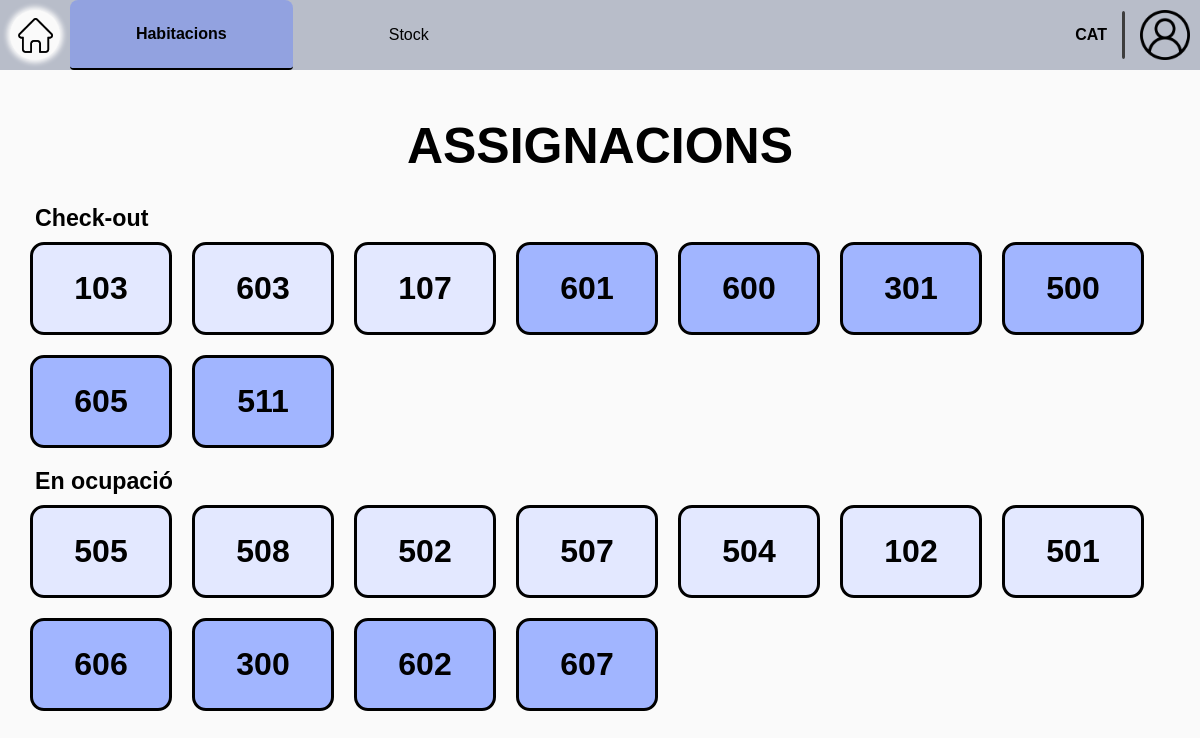
Screenshot of /cleaner/rooms/ (signed in) with the database file from the repository.
### Reception/models.py (models this page shows, shortened)
class Room(models.Model):
    is_clean = models.BooleanField()
    is_taken = models.BooleanField()
    room_num = models.IntegerField(unique=True)
    room_type = models.CharField(
        max_length=c.DROPDOWN_MAX_LENGTH,
        choices=c.get_room_types,
        default='Double'
    )
    room_price = models.IntegerField(default=0)
    cleaner = models.ForeignKey(Worker, on_delete=models.SET_NULL, null=True, blank=True,
                                limit_choices_to={'type': 'cleaner'})

### Cleaner/views.py (the view)
# urls.py: path('rooms/', v.cleaner_cleaned_rooms, name="cleaner_rooms"),
@worker_required('cleaner')
def cleaner_cleaned_rooms(request):
    today = timezone.now().date()
    occupied_rooms = Room.objects.filter(
        is_taken=True,
        roomreservation__exit__gt=today,
        roomreservation__check_out_active=False
    ).distinct()
    check_out_rooms = Room.objects.filter(
        is_taken=False,
        roomreservation__exit__gte=today,
        roomreservation__check_out_active=True
    ).distinct()
    return render(request, c.get_cleaner_rooms_path(1), {
        'occupied_rooms': occupied_rooms,
        'check_out_rooms': check_out_rooms
    })

### Cleaner/config.py (called while the page is built)
    @staticmethod
    def get_cleaner_rooms_path(n: int):
        return p.CLEANER_ROOMS_PATH[n]

### templates/worker/cleaner/cleaner_rooms/cleaner_rooms.html
{% extends "worker/cleaner/base_cleaner.html" %}
{% load static %}
{% block extra_css %}
    <link rel="stylesheet" href="{% static 'css/worker/cleaner/cleaner_rooms.css' %}">
{% endblock extra_css %}
{% block id_cleaner_home %} id="current-page" {% endblock id_cleaner_home %}
{% block content %}
    <div class="main">
        <h1 class="section-title">ASSIGNACIONS</h1>
        <div class="cleaner-room-list">
            <h4>Check-out</h4>
            <div class="cleaner-rooms">
                {% for room in check_out_rooms %}
                    {% if room.is_clean == False %}
                        <a href="{% url 'cleaner_cleaned_room_info' room_id=room.id %}"><button class="not-cleaned-room">{{ room.room_num }}</button></a>
                    {% endif %}
                {% endfor %}
                {% for room in check_out_rooms %}
                    {% if room.is_clean == True %}
                        <a href="{% url 'cleaner_cleaned_room_info' room_id=room.id %}"><button class="cleaned-room">{{ room.room_num }}</button></a>
                    {% endif %}
                {% endfor %}
            </div>
        </div>
        <div class="cleaner-room-list">
            <h4>En ocupació</h4>
            <div class="cleaner-rooms">
                {% for room in occupied_rooms %}
                    {% if room.is_clean == False %}
                        <a href="{% url 'cleaner_cleaned_room_info' room_id=room.id %}"><button class="not-cleaned-room">{{ room.room_num }}</button></a>
                    {% endif %}
                {% endfor %}
                {% for room in occupied_rooms %}
                    {% if room.is_clean == True %}
                        <a href="{% url 'cleaner_cleaned_room_info' room_id=room.id %}"><button class="cleaned-room">{{ room.room_num }}</button></a>
                    {% endif %}
                {% endfor %}
            </div>
        </div>
    </div>
{% endblock content %}

### static/css/base.css (style rules this page uses)
body { background-color: #fafafa; font-family: "Gill Sans MT", Arial, sans-serif; margin: 0; padding: 0; aspect-ratio: 16 / 9; width: 100%; height: 100vh; display: flex; flex-direction: column; }
.main { position: relative; display: flex; flex-direction: column; align-items: center; height: 95%; width: 95%; max-height: 900px; max-width: 1600px; gap: 10px; margin-bottom: 10px; }

### static/css/worker/worker.css (style rules this page uses)
button { cursor: pointer; }
.section-title { margin-bottom: 20px; font-size: 50px; display: flex; justify-content: center; min-width: max-content; }

### static/css/worker/cleaner/cleaner_rooms.css (style rules this page uses)
h4 { font-size: 1.45em; margin-top: 0; margin-left: 5px; margin-bottom: 10px; }
.cleaner-room-list { width: 100%; display: flex; flex-direction: column; flex-wrap: wrap; align-content: flex-start; margin-bottom: 10px; }
.cleaner-rooms { display: flex; flex-direction: row; flex-wrap: wrap; align-items: center; gap: 20px; }
.cleaner-rooms button { width: 142px; font-size: 2em; font-weight: bold; padding: 25px 40px; border: solid 3px black; border-radius: 14px; }
.not-cleaned-room { background-color: #e3e8ff; }
.cleaned-room { background-color: #a1b5ff; }

### rows the page displays
Room: room_num "103"
Room: room_num "603"
Room: room_num "107"
Room: room_num "601"
Room: room_num "600"
Room: room_num "301"
Room: room_num "500"
Room: room_num "605"
Room: room_num "511"
Room: room_num "505"
Room: room_num "508"
Room: room_num "502"
Room: room_num "507"
Room: room_num "504"
Room: room_num "102"
Room: room_num "501"
Room: room_num "606"
Room: room_num "300"
Room: room_num "602"
Room: room_num "607"
